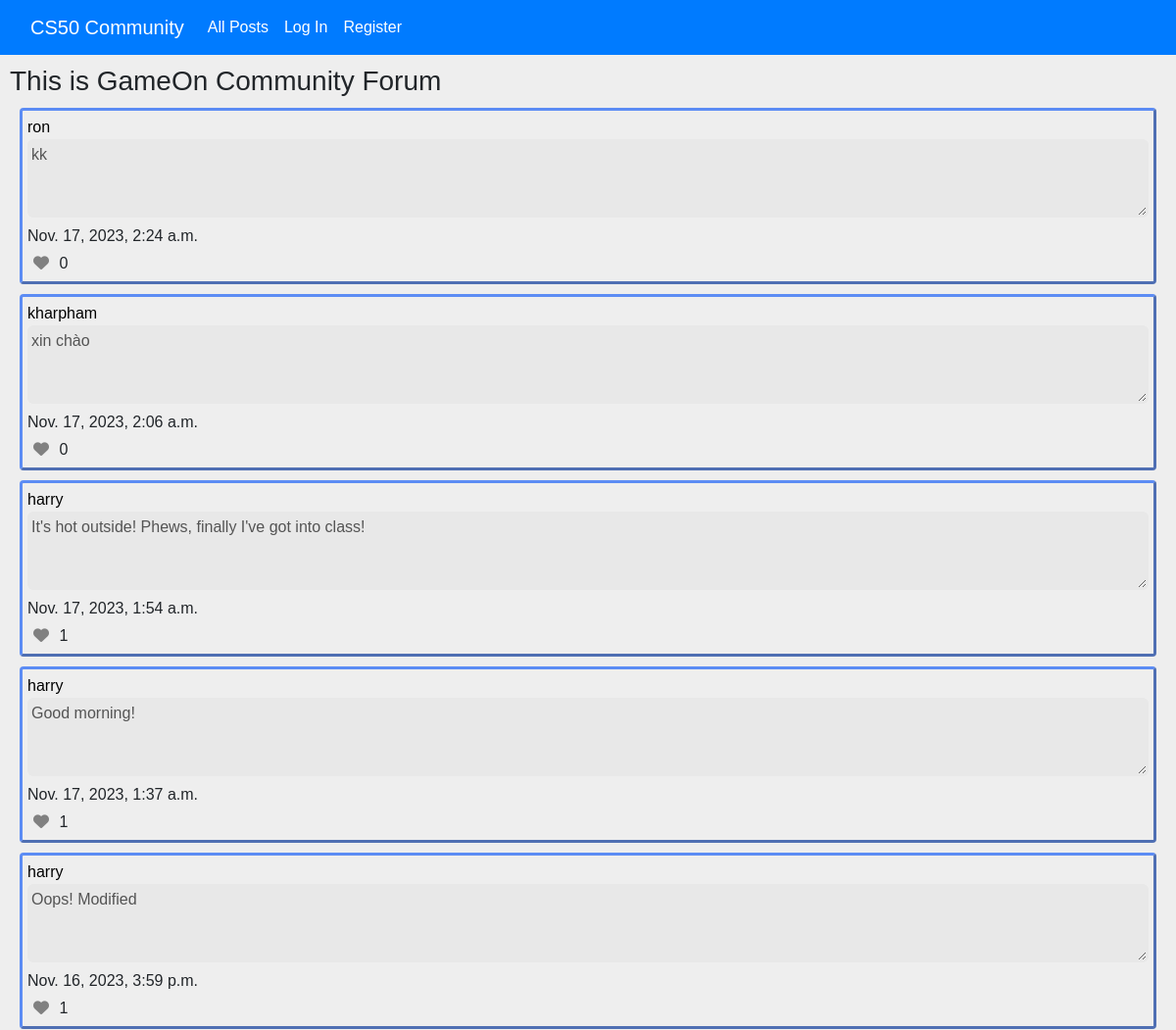
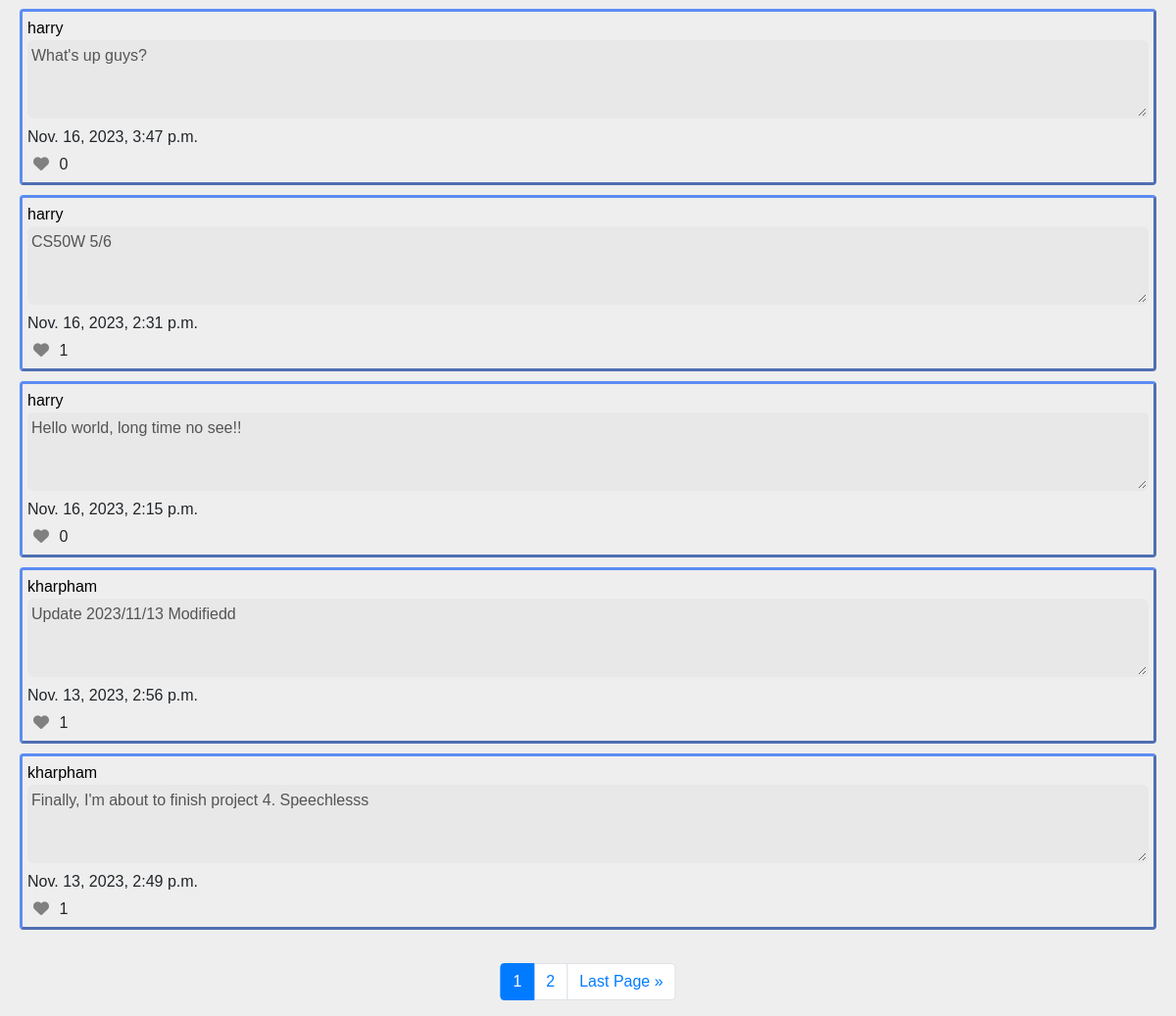
Before: / with the older database file (2 pictures, top to bottom).
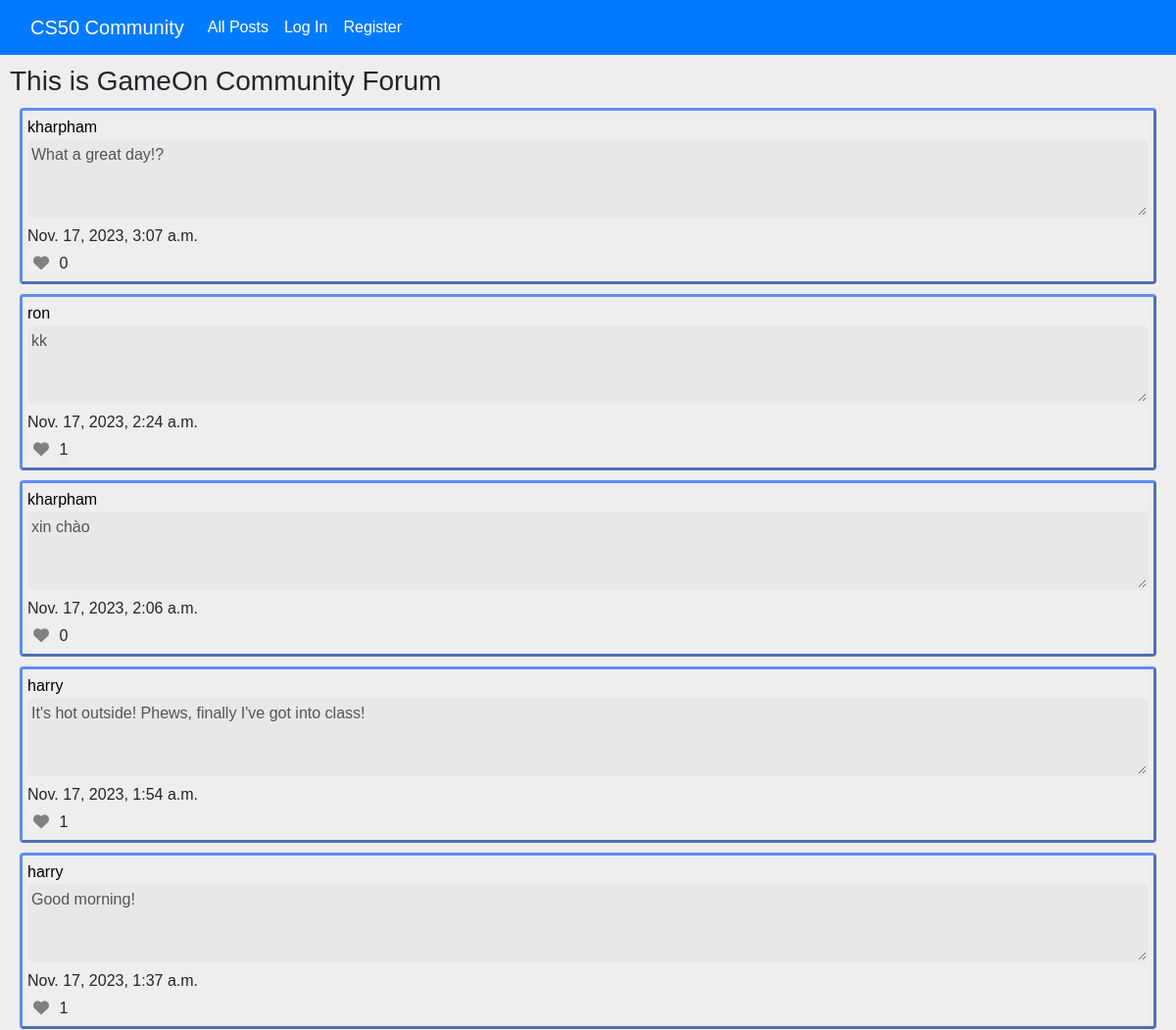
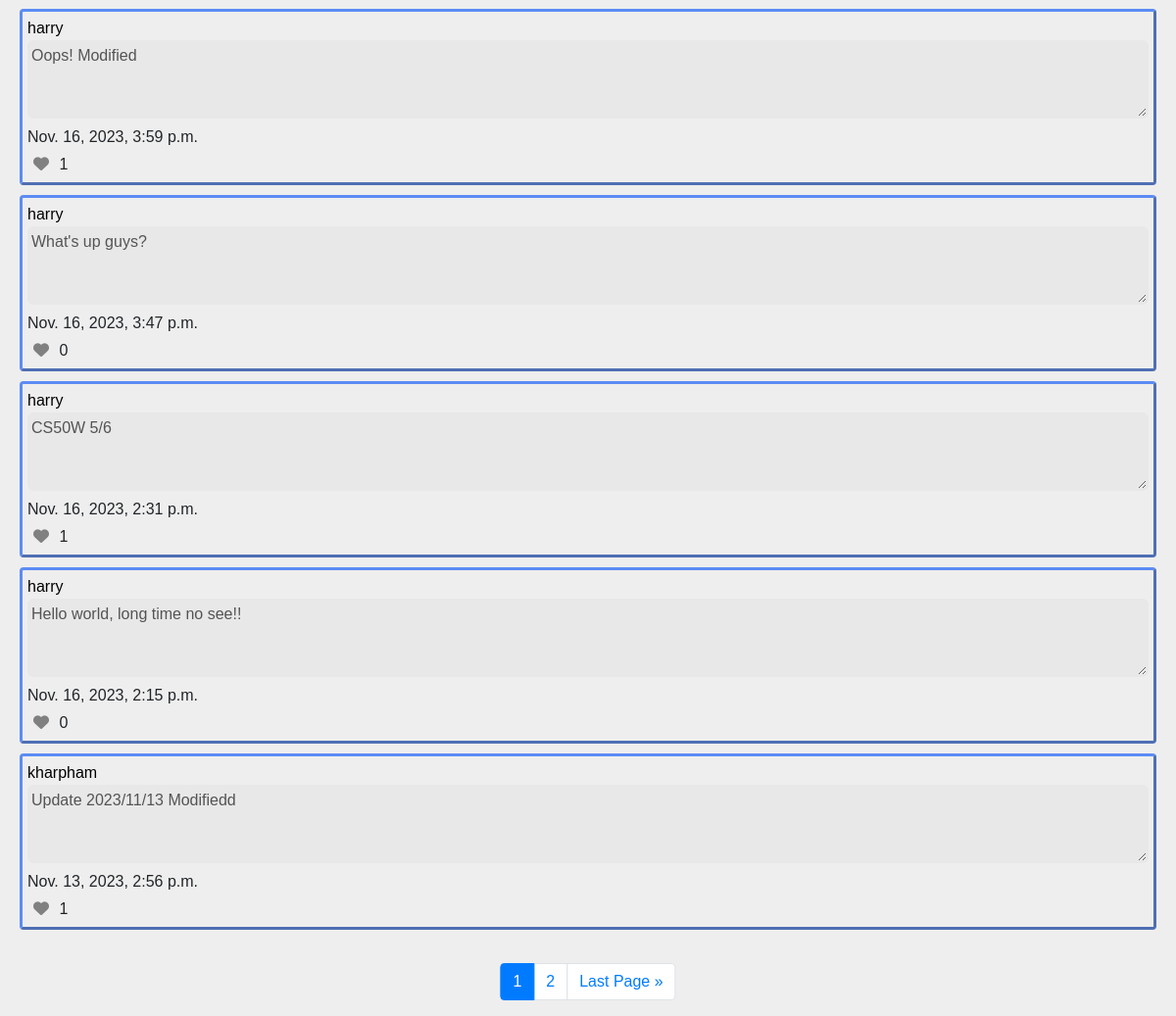
After: the same page with the newer database file (2 pictures, top to bottom).
### network/models.py (models this page shows, shortened)
class Post(models.Model):
    timestamp = models.DateTimeField(auto_now_add=True)
    content = models.TextField()
    creator = models.ForeignKey(User, on_delete=models.CASCADE, related_name="posts")
    likes = models.ManyToManyField(User, related_name="liked_posts")

class User(AbstractUser):
    followers = models.ManyToManyField('self', symmetrical=False, related_name="followings", blank=True)

### network/views.py (the view, shortened to what this page needs)
# urls.py: path("", views.index, name="index"),
def index(request):
    posts = Post.objects.all().order_by('-timestamp')
    pagination = Paginator(posts, 10)
    page = request.GET.get('page')
    posts_page = pagination.get_page(page)
    return render(request, "network/index.html", {
        "posts": posts,
        "posts_page": posts_page,
    })

### network/templates/network/index.html (shortened to what this page needs)
{% extends "network/layout.html" %}
{% block body %}
    {% if user.is_authenticated %}
        <h3>Welcome back, {{request.user.username}}!</h3>
    {% else %}
        <h3>This is GameOn Community Forum</h3>
    {% endif %}
    {% for post in posts_page %}
        <div class="block" id="{{post.id}}">
            <a href="{% url 'profile' post.creator %}" class="username">{{post.creator}}</a> <br>
            <textarea disabled>{{post.content}}</textarea> <br>
            {{post.timestamp}} <br>
            {% if user.is_authenticated %}
                {% if request.user in post.likes.all %}
                    <button style="outline: none;" name="like" class="like-btn2"><i class="fa-solid fa-heart"></i></button>
                {% else %}
                    <button style="outline: none;" name="unlike"class="unlike-btn"><i class="fa-solid fa-heart"></i></button>
                {% endif %}
            {% else %}
                <button style="outline: none;" name="unlike"class="unlike-btn" disabled><i class="fa-solid fa-heart"></i></button>
            {% endif %}
            {% if user.is_authenticated %}
                <span class="like-number"></span>
            {% else %}
                <span>{{post.likes.count}}</span>
            {% endif %}
        </div>
    {% endfor %}
    <br>
    <div class="paginator">
        <nav aria-label="...">
            <ul class="pagination">
                    <li class="page-item active" aria-current="page">
                        <a class="page-link" href="?page={{posts_page.number}}">{{posts_page.number}}</a>
                    </li>
                {% if posts_page.has_next %}
                    {% if posts_page.next_page_number != posts_page.paginator.num_pages %}
                        <li class="page-item">
                            <a href="?page={{posts_page.next_page_number}}" class="page-link">{{posts_page.next_page_number}}</a>
                        </li>
                    {% endif %}
                    <li class="page-item">
                        <a class="page-link" href="?page={{posts_page.paginator.num_pages}}">Last Page &raquo;</a>
                    </li>
                {% endif %}
            </ul>
          </nav>
    </div>
{% endblock %}

### network/templates/network/layout.html (shortened to what this page needs)
{% load static %}
<!DOCTYPE html>
<html lang="en">
    <head>
        <link rel="stylesheet" href="https://stackpath.bootstrapcdn.com/bootstrap/4.4.1/css/bootstrap.min.css">
        <link href="{% static 'network/styles.css' %}" rel="stylesheet">
    </head>
    <body>
        <nav class="navbar navbar-expand-lg bg-primary">
            <div class="container-fluid">
                <a class="navbar-brand" href="{% url 'index' %}">CS50 Community</a>
                <div  class="collapse navbar-collapse" id="navbarNavAltMarkup">
                    <ul class="navbar-nav me-auto mb-2 mb-lg-0">
                        <li class="nav-item">
                            <a class="nav-link" href="{% url 'index' %}">All Posts</a>
                        </li>
                        {% if user.is_authenticated %}
                            <li class="nav-item">
                                <a class="nav-link" href="{% url 'following' %}">Following</a>
                            </li>
                            <li class="nav-item">
                                <a class="nav-link" href="{% url 'logout' %}" style="float: right;">Log Out</a>
                            </li>
                        {% else %}
                            <li class="nav-item">
                                <a class="nav-link" href="{% url 'login' %}">Log In</a>
                            </li>
                            <li class="nav-item">
                                <a class="nav-link" href="{% url 'register' %}">Register</a>
                            </li>
                        {% endif %}
                    </ul>
                </div>
            </div>
          </nav>
        <div class="body">
            {% block body %}
            {% endblock %}
        </div>
    </body>
</html>

### network/static/network/styles.css (style rules this page uses)
body { background-color: #eeeeee; font-family: 'poppins', sans-serif; }
button, input { height: 32px; }
.username { font-family:'Trebuchet MS', 'Lucida Sans Unicode', 'Lucida Grande', 'Lucida Sans', Arial, sans-serif; }
.block { border: #316FF6c4 3px outset; height: 180px; border-radius: 4px; padding: 5px; margin: 10px; }
textarea { overflow-y: auto; height: 80px; width: 100%; text-indent: 0px; border-radius: 6px; border: 2px solid transparent; background-color: #e8e8e8; transition: all 0.2s; }
.unlike-btn { background: transparent; border: none; outline: none; color: grey; }
nav a { color: white; }
a { color: black }
.body { padding: 10px; }
.paginator { position: absolute; left: 50%; transform: translateX(-50%); }

Changed rows visible on the page:
no longer on this page (row unchanged): Post: creator "kharpham", content "Finally, I'm about to finish project 4. Speechlesss", timestamp "Nov. 13, 2023, 2:49 p.m.", likes.count "1"
added Post: creator "kharpham", content "What a great day!?", timestamp "Nov. 17, 2023, 3:07 a.m.", likes.count "0"
computed for Post "Nov. 17, 2023, 2:24 a.m.": likes.count "0" → "1"
